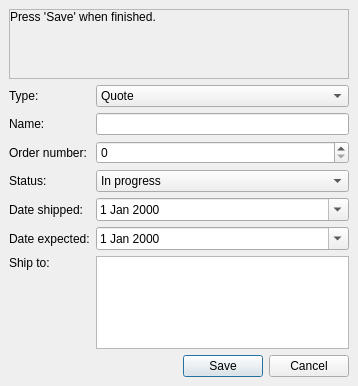
<?xml version="1.0" encoding="UTF-8"?>
<ui version="4.0">
 <class>Form</class>
 <widget class="QDialog" name="Form">
  <property name="geometry">
   <rect>
    <x>0</x>
    <y>0</y>
    <width>358</width>
    <height>386</height>
   </rect>
  </property>
  <property name="windowTitle">
   <string>Form</string>
  </property>
  <layout class="QHBoxLayout" name="horizontalLayout">
   <property name="spacing">
    <number>0</number>
   </property>
   <property name="leftMargin">
    <number>0</number>
   </property>
   <property name="topMargin">
    <number>0</number>
   </property>
   <property name="rightMargin">
    <number>0</number>
   </property>
   <property name="bottomMargin">
    <number>0</number>
   </property>
   <item>
    <widget class="QWidget" name="widget" native="true">
     <property name="contextMenuPolicy">
      <enum>Qt::ActionsContextMenu</enum>
     </property>
     <property name="autoFillBackground">
      <bool>false</bool>
     </property>
     <property name="styleSheet">
      <string notr="true"/>
     </property>
     <layout class="QVBoxLayout" name="verticalLayout_3" stretch="0">
      <property name="leftMargin">
       <number>0</number>
      </property>
      <property name="topMargin">
       <number>0</number>
      </property>
      <property name="rightMargin">
       <number>0</number>
      </property>
      <property name="bottomMargin">
       <number>0</number>
      </property>
      <item>
       <layout class="QVBoxLayout" name="verticalLayout">
        <property name="leftMargin">
         <number>9</number>
        </property>
        <property name="topMargin">
         <number>9</number>
        </property>
        <property name="rightMargin">
         <number>9</number>
        </property>
        <property name="bottomMargin">
         <number>9</number>
        </property>
        <item>
         <layout class="QHBoxLayout" name="horizontalLayout_4" stretch="0">
          <item>
           <widget class="QScrollArea" name="scrollArea">
            <property name="widgetResizable">
             <bool>true</bool>
            </property>
            <widget class="QWidget" name="scrollAreaWidgetContents">
             <property name="geometry">
              <rect>
               <x>0</x>
               <y>0</y>
               <width>336</width>
               <height>69</height>
              </rect>
             </property>
             <layout class="QVBoxLayout" name="verticalLayout_4">
              <property name="spacing">
               <number>0</number>
              </property>
              <property name="leftMargin">
               <number>0</number>
              </property>
              <property name="topMargin">
               <number>0</number>
              </property>
              <property name="rightMargin">
               <number>0</number>
              </property>
              <property name="bottomMargin">
               <number>0</number>
              </property>
              <item>
               <widget class="QLabel" name="lblMessage">
                <property name="sizePolicy">
                 <sizepolicy hsizetype="Preferred" vsizetype="Minimum">
                  <horstretch>0</horstretch>
                  <verstretch>0</verstretch>
                 </sizepolicy>
                </property>
                <property name="text">
                 <string>Press 'Save' when finished.</string>
                </property>
                <property name="alignment">
                 <set>Qt::AlignLeading|Qt::AlignLeft|Qt::AlignTop</set>
                </property>
                <property name="wordWrap">
                 <bool>true</bool>
                </property>
               </widget>
              </item>
             </layout>
            </widget>
           </widget>
          </item>
         </layout>
        </item>
        <item>
         <layout class="QGridLayout" name="gridLayout" columnstretch="1,0">
          <item row="2" column="1">
           <widget class="QDoubleSpinBox" name="doubleSpinBox_order_number">
            <property name="decimals">
             <number>0</number>
            </property>
            <property name="maximum">
             <double>100000000000000000.000000000000000</double>
            </property>
            <property name="value">
             <double>0.000000000000000</double>
            </property>
           </widget>
          </item>
          <item row="5" column="0">
           <widget class="QLabel" name="label_7">
            <property name="text">
             <string>Date expected:</string>
            </property>
            <property name="buddy">
             <cstring>dateEdit_expected</cstring>
            </property>
           </widget>
          </item>
          <item row="3" column="0">
           <widget class="QLabel" name="label_6">
            <property name="text">
             <string>Status:</string>
            </property>
            <property name="buddy">
             <cstring>comboBox_status</cstring>
            </property>
           </widget>
          </item>
          <item row="4" column="0">
           <widget class="QLabel" name="label_10">
            <property name="text">
             <string>Date shipped:</string>
            </property>
            <property name="buddy">
             <cstring>dateEdit_shipped</cstring>
            </property>
           </widget>
          </item>
          <item row="2" column="0">
           <widget class="QLabel" name="label">
            <property name="text">
             <string>Order number:</string>
            </property>
            <property name="alignment">
             <set>Qt::AlignLeading|Qt::AlignLeft|Qt::AlignVCenter</set>
            </property>
            <property name="buddy">
             <cstring>doubleSpinBox_order_number</cstring>
            </property>
           </widget>
          </item>
          <item row="3" column="1">
           <widget class="QComboBox" name="comboBox_status">
            <property name="editable">
             <bool>false</bool>
            </property>
            <item>
             <property name="text">
              <string>In progress</string>
             </property>
            </item>
            <item>
             <property name="text">
              <string>Need more info</string>
             </property>
            </item>
            <item>
             <property name="text">
              <string>Quoted</string>
             </property>
            </item>
            <item>
             <property name="text">
              <string>Confirmed</string>
             </property>
            </item>
           </widget>
          </item>
          <item row="6" column="0">
           <widget class="QLabel" name="label_2">
            <property name="text">
             <string>Ship to:</string>
            </property>
            <property name="alignment">
             <set>Qt::AlignLeading|Qt::AlignLeft|Qt::AlignTop</set>
            </property>
            <property name="buddy">
             <cstring>textEdit_ship_to</cstring>
            </property>
           </widget>
          </item>
          <item row="1" column="0">
           <widget class="QLabel" name="label_3">
            <property name="text">
             <string>Name:</string>
            </property>
            <property name="buddy">
             <cstring>lineEdit_name</cstring>
            </property>
           </widget>
          </item>
          <item row="6" column="1">
           <widget class="QTextEdit" name="textEdit_ship_to"/>
          </item>
          <item row="5" column="1">
           <widget class="QDateEdit" name="dateEdit_expected">
            <property name="calendarPopup">
             <bool>true</bool>
            </property>
           </widget>
          </item>
          <item row="1" column="1">
           <widget class="QLineEdit" name="lineEdit_name"/>
          </item>
          <item row="4" column="1">
           <widget class="QDateEdit" name="dateEdit_shipped">
            <property name="calendarPopup">
             <bool>true</bool>
            </property>
           </widget>
          </item>
          <item row="0" column="0">
           <widget class="QLabel" name="label_4">
            <property name="text">
             <string>Type:</string>
            </property>
            <property name="buddy">
             <cstring>comboBox_type</cstring>
            </property>
           </widget>
          </item>
          <item row="0" column="1">
           <widget class="QComboBox" name="comboBox_type">
            <item>
             <property name="text">
              <string>Quote</string>
             </property>
            </item>
            <item>
             <property name="text">
              <string>Workorder</string>
             </property>
            </item>
            <item>
             <property name="text">
              <string>Packing Slip</string>
             </property>
            </item>
           </widget>
          </item>
         </layout>
        </item>
        <item>
         <layout class="QHBoxLayout" name="buttonsLayout">
          <item>
           <spacer name="horizontalSpacer">
            <property name="orientation">
             <enum>Qt::Horizontal</enum>
            </property>
            <property name="sizeHint" stdset="0">
             <size>
              <width>40</width>
              <height>20</height>
             </size>
            </property>
           </spacer>
          </item>
          <item>
           <widget class="QPushButton" name="pushButton_save">
            <property name="maximumSize">
             <size>
              <width>16777215</width>
              <height>16777215</height>
             </size>
            </property>
            <property name="text">
             <string>Save</string>
            </property>
           </widget>
          </item>
          <item>
           <widget class="QPushButton" name="pushButton_cancel">
            <property name="maximumSize">
             <size>
              <width>16777215</width>
              <height>16777215</height>
             </size>
            </property>
            <property name="text">
             <string>Cancel</string>
            </property>
           </widget>
          </item>
         </layout>
        </item>
       </layout>
      </item>
     </layout>
    </widget>
   </item>
  </layout>
 </widget>
 <tabstops>
  <tabstop>lineEdit_name</tabstop>
  <tabstop>doubleSpinBox_order_number</tabstop>
  <tabstop>comboBox_status</tabstop>
  <tabstop>dateEdit_shipped</tabstop>
  <tabstop>dateEdit_expected</tabstop>
  <tabstop>textEdit_ship_to</tabstop>
  <tabstop>pushButton_save</tabstop>
  <tabstop>comboBox_type</tabstop>
  <tabstop>pushButton_cancel</tabstop>
  <tabstop>scrollArea</tabstop>
 </tabstops>
 <resources/>
 <connections/>
</ui>
